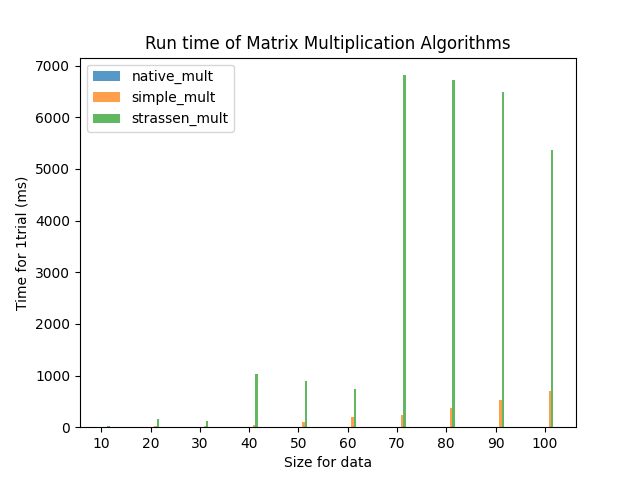

Generate this figure with Python:
# CSCI 323 / 700
# Summer 2022
# Assignment 3 - Matrix Manipulation Algorithms
# Ilma Shaharin
import random
import time
import pandas as pd
import matplotlib.pyplot as plt
import numpy as np

asn_num = 3


def random_matrix(mn, mx, rows, cols):
    my_random_matrix = [[random.randint(mn, mx) for col in range(0, cols)] for row in range(0, rows)]
    return np.array(my_random_matrix)


def all_ones_matrix(mn, mx, rows, cols):
    my_ones_matrix = [[1 for col in range(0, cols)] for row in range(0, rows)]
    return np.array(my_ones_matrix)


def print_matrix(my_matrix):
    print('\n'.join([''.join(['{:4}'.format(item) for item in row]) for row in my_matrix]))


def native_mult(m1, m2):
    return np.dot(m1, m2)


def simple_mult(m1, m2):
    rows = len(m1)
    cols = len(m2[0])
    m3 = [[0 for x in range(cols)] for y in range(rows)]
    for i in range(rows):
        for j in range(cols):
            m3[i][j] = 0
            for x in range(cols):
                m3[i][j] += m1[i][x] * m2[x][j]
    return m3


def strassen_mult(m1, m2):
    x = len(m1)
    y = len(m2)
    if x == 1 or y == 1:
        return m1 * m2
    j = m1.shape[0]
    if j % 2 == 1:
        m1 = np.pad(m1, (0, 1), mode='constant')
        m2 = np.pad(m2, (0, 1), mode='constant')
    k = int(np.ceil(j / 2))
    a = m1[: k, : k]
    b = m1[: k, k:]
    c = m1[k:, : k]
    d = m1[k:, k:]
    e = m2[: k, : k]
    f = m2[: k, k:]
    g = m2[k:, : k]
    h = m2[k:, k:]
    p1 = strassen_mult(a, f - h)
    p2 = strassen_mult(a + b, h)
    p3 = strassen_mult(c + d, e)
    p4 = strassen_mult(d, g - e)
    p5 = strassen_mult(a + d, e + h)
    p6 = strassen_mult(b - d, g + h)
    p7 = strassen_mult(a - c, e + f)
    result = np.zeros((2 * k, 2 * k), dtype=np.int32)
    result[: k, : k] = p5 + p4 - p2 + p6
    result[: k, k:] = p1 + p2
    result[k:, : k] = p3 + p4
    result[k:, k:] = p1 + p5 - p3 + p7
    return result[: j, : j]
# Source: https://www.interviewbit.com
# Divide matrix m1 and m2 into 7 sub-matrices and then recursively compute the sub-matrices of result
# Worst-Case: O(n^3) or polynomial runtime / Using the Master Theorem, it's O(n^2.8074)


def plot_time(dict_algorithms, sizes, matrix_algorithms, trials):
    alg_counter = 0
    plt.xticks([j for j in range(len(sizes))], [str(size) for size in sizes])
    for algs in matrix_algorithms:
        alg_counter += 1
        d = dict_algorithms[algs.__name__]
        x_axis = [j + 0.05 * alg_counter for j in range(len(sizes))]
        y_axis = [d[i] for i in sizes]
        plt.bar(x_axis, y_axis, width=0.05, alpha=0.75, label=algs.__name__)
    plt.legend()
    plt.title("Run time of Matrix Multiplication Algorithms")
    plt.xlabel("Size for data")
    plt.ylabel("Time for " + str(trials) + "trial (ms)")
    plt.savefig("Assignment" + str(asn_num) + ".png")
    plt.show()


def main():
    sizes = [10 * i for i in range(1, 11)]
    trials = 1
    matrix_algorithms = [native_mult, simple_mult, strassen_mult]
    dict_algorithms = {}
    for alg in matrix_algorithms:
        dict_algorithms[alg.__name__] = {}
    for size in sizes:
        for alg in matrix_algorithms:
            dict_algorithms[alg.__name__][size] = 0   # initialize the dictionary
        for trial in range(1, trials + 1):
            m1 = random_matrix(-1, 1, size, size)
            m2 = random_matrix(-1, 1, size, size)
            for alg in matrix_algorithms:
                start_time = time.time()
                m3 = alg(m1, m2)
                end_time = time.time()
                net_time = end_time - start_time
                dict_algorithms[alg.__name__][size] += 1000 * net_time
    pd.set_option("display.max_rows", 500)
    pd.set_option("display.max_columns", 500)
    pd.set_option("display.width", 1000)
    df = pd.DataFrame.from_dict(dict_algorithms).T
    print(df)
    plot_time(dict_algorithms, sizes, matrix_algorithms, trials)


if __name__ == "__main__":
    main()
